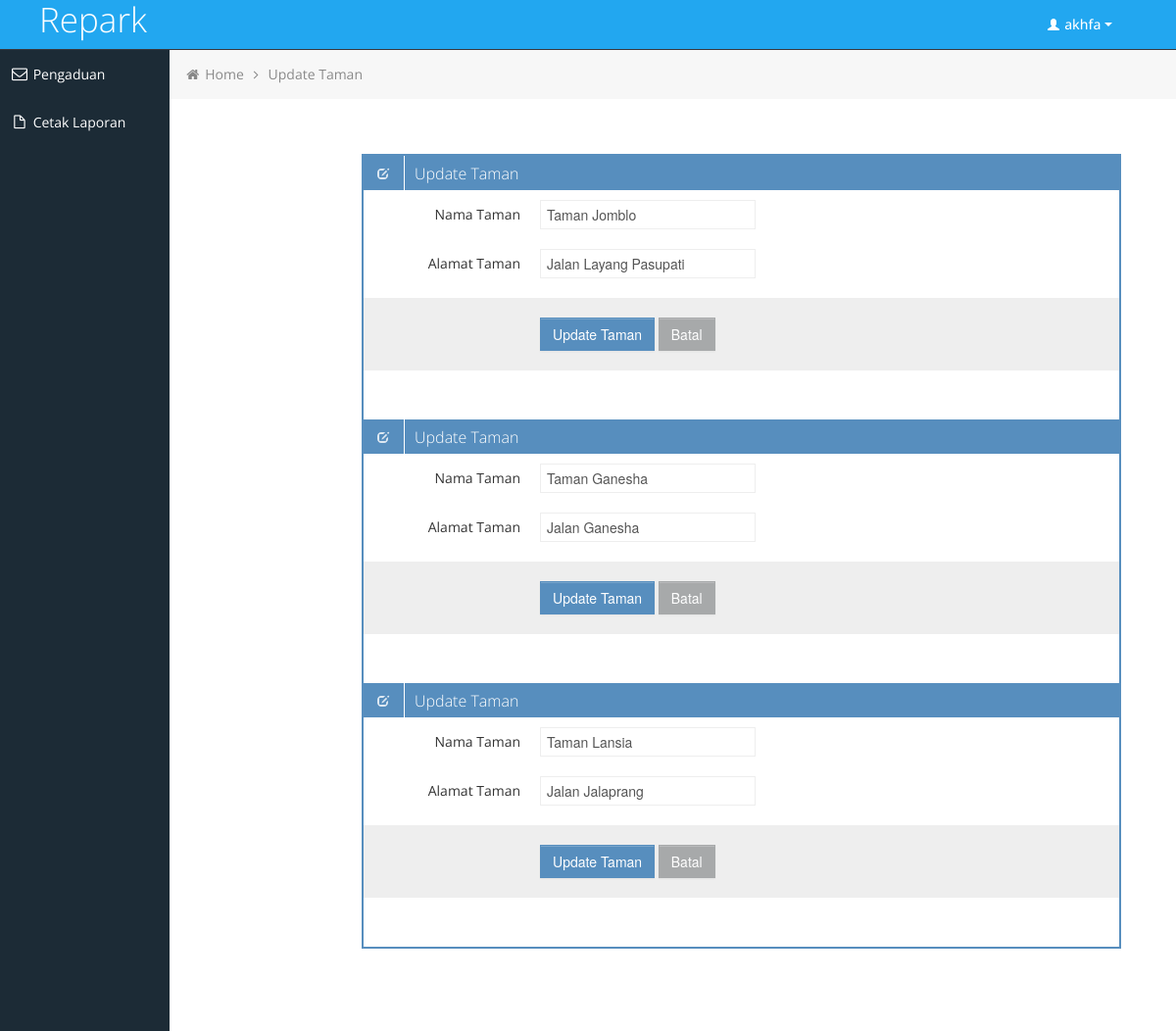
The app's page /Instansi/updatetaman.php (signed in) with its own data.
### tables this page shows
CREATE TABLE IF NOT EXISTS `Taman` (
  `Id` int(11) NOT NULL AUTO_INCREMENT,
  `NamaTaman` varchar(100) NOT NULL,
  `Alamat` varchar(500) NOT NULL,
  PRIMARY KEY (`Id`)
);

### database/config.php (called while the page is built, shortened)
<?php
	function getResultFromQuery($connection, $input_query)
	{
		$result = $connection->query($input_query);
		if($result->num_rows > 0)
		{
			return $result;
		}
	}
?>

### Instansi/updatetaman.php (the view, shortened to what this page needs)
<?php require "header.php"; ?>
		<div class="container-fluid-full">
		<div class="row-fluid">
<?php require "sidebar.php"; ?>
			<div id="content" class="span10">
			<ul class="breadcrumb">
				<li>
					<i class="icon-home"></i>
					<a href="index.php">Home</a>
					<i class="icon-angle-right"></i>
				</li>
				<li><a href="#">Update Taman</a></li>
			</ul>
			<div id="content" class="span10">
			<div class="row-fluid sortable">
				<div class="box span12">
						  <?php
								require '../database/config.php';
								$koneksi 	= getConnection();
								$query 		= "SELECT * FROM Taman";
								$result 	= getResultFromQuery($koneksi, $query);
								if($result->num_rows > 0)
								{
									while($row = $result->fetch_assoc()) {
										echo "<div class=\"box-header\" data-original-title>
											<h2><i class=\"halflings-icon white edit\"></i><span class=\"break\"></span>Update Taman</h2>
											</div>
											<div class=\"box-content\">
											<form class=\"form-horizontal\" action=\"updatetamanhandler.php\"method=\"POST\">
											<fieldset>
											<div class=\"control-group\">
											  <label class=\"control-label\" for=\"date01\">Nama Taman</label>
											  <div class=\"controls\">
												<input type=\"text\" id=\"date01\" name=\"namataman\" value=\"".$row["NamaTaman"]."\">
											  </div>
											</div>
											<div class=\"control-group\">
											  <label class=\"control-label\" for=\"date01\">Alamat Taman</label>
											  <div class=\"controls\">
												<input type=\"text\" id=\"date02\" name=\"alamattaman\" value=\"".$row["Alamat"]."\">
											  </div>
											</div>
											<input name=\"id\" type=\"hidden\" value=\"".$row["Id"]."\">
											<div class=\"form-actions\">
											  <button type=\"submit\" class=\"btn btn-primary\">Update Taman</button>
											  <button type=\"reset\" class=\"btn\">Batal</button>
											</div></fieldset></form></div>";
									}
								}
							 ?>
				</div>
			</div>
	</div>
	</div>
		</div>
		</div>
<?php require "footer.php"; ?>

### Instansi/css/style.css (style rules this page uses)
body { background: #F5F5F5; color: #333; border: none; font-family: 'Open Sans', sans-serif; font-weight: 400; }
a { color: #646464; }
h2 { font-size: 16px; line-height: 16px; }
#content { background: #ffffff; filter: none; min-height: 100%; padding: 20px 20px; position: relative; }
.breadcrumb { margin: -28px -28px 28px -28px; line-height: 34px; background: #F7F7F7; border: 0px; color: #888; -webkit-box-shadow: none; -moz-box-shadow: none; box-shadow: none; -webkit-border-radius: 0px; -moz-border-radius: 0px; border-radius: 0px; }
.breadcrumb a { color: #888; text-shadow: 0px 1px 1px #fff; }
.box { border: 2px solid #578EBE; background: #fff !important; margin-bottom: 28px; }
.box-header { height: 16px; font-size: 16px; line-height: 16px; padding: 10px; background: #578EBE; -webkit-box-shadow: none; -moz-box-shadow: none; box-shadow: none; overflow: hidden; }
.box-header h2 { float:left; margin-top: 0px; font-weight: 300; }
.box-header .box-icon, .box-header h2 { color:#fff; }
.box-header h2 i { margin: 0px 3px 0px 4px; opacity: .8; filter: alpha(opacity=80); -ms-filter:"progid:DXImageTransform.Microsoft.Alpha(Opacity=80)"; }
.box-content { position: relative; z-index: 50; margin-top: -1px; padding: 10px 0px; background: #fff !important; }
.form-actions { padding: 19px 20px 20px; background-color: #eee; border-top: 1px solid #eee; *zoom: 1; }
.form-actions:before, .form-actions:after { display: table; line-height: 0; content: ""; }
.form-actions:after { clear: both; }
.btn { display: inline-block; padding: 6px 12px; margin-bottom: 0; font-size: 14px; font-weight: 500; line-height: 20px; text-align: center; white-space: nowrap; vertical-align: middle; cursor: pointer; border: 1px solid #a7a9aa; -webkit-border-radius: 0px !important; border-radius: 0px !important; }
.btn { color: #ffffff; background-color: #a7a9aa; border-color: #a7a9aa; background-image: none; filter: none; text-shadow: none; }
.btn-primary { background-color: #578EBE; border-color: #578EBE; }

### Instansi/css/style-responsive.css (style rules this page uses)
@media (min-width: 1200px) { .container-fluid-full { overflow: hidden; position: relative; height: 100%; } }
@media (min-width: 1200px) { #content { width: 85.578%; padding: 28px; margin: 0px 0px; margin-left: 14.422% !important; } }

### Instansi/css/halflings.css (style rules this page uses)
html, html .halflings { -webkit-font-smoothing: antialiased !important; }
.halflings-icon { display: inline-block; width: 14px; height: 14px; line-height: 14px; vertical-align: text-top; background-image: url(../img/glyphicons_halflings.svg); background-position: 0 0; background-repeat: no-repeat; vertical-align: top; *display: inline; *zoom: 1; *margin-right: .3em; }
.halflings-icon.white { background-image: url(../img/glyphicons_halflings-white.svg); }
.halflings-icon.edit { background-position: -96px -72px; }

### records on screen
taman: namataman "Taman Jomblo", alamattaman "Jalan Layang Pasupati"
taman: namataman "Taman Ganesha", alamattaman "Jalan Ganesha"
taman: namataman "Taman Lansia", alamattaman "Jalan Jalaprang"

### other values on screen
$username "akhfa"
